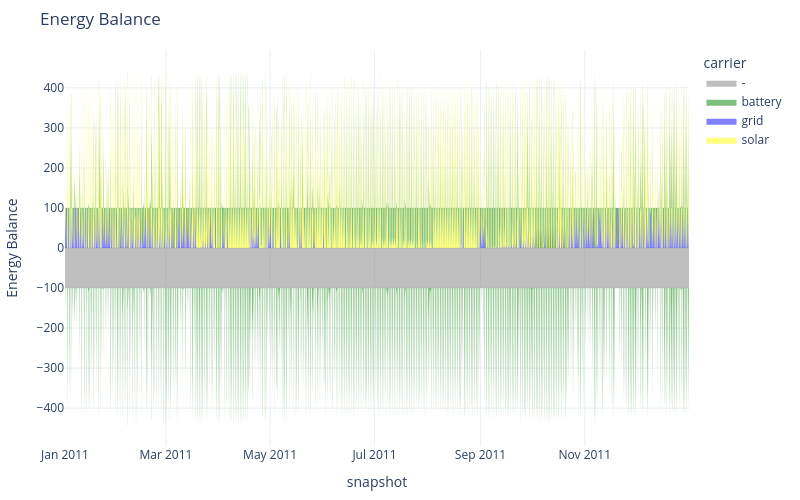

Notebook cell for this chart:
### Markdown cell above
The statistics functions also have built-in plotting capabilities, e.g. to plot the dispatch profiles of the system as stacked area charts.

### Code cell
n.add(
    "Carrier",
    ["grid", "solar", "battery", "AC"],
    color=["blue", "yellow", "green", "k"],
)

n.statistics.energy_balance.iplot()

### Figure 1 — Plotly figure (JSON) as saved in the notebook; plotly's stock layout.template omitted (floating-point values rounded to 4 significant figures; data arrays with more than 128 entries replaced by an {"elided": "..."} marker saying what was removed)
{"data": [{"fillpattern": {"shape": ""}, "hovertemplate": "carrier=grid<br>snapshot=%{x}<br>Energy Balance=%{y}<extra></extra>", "legendgroup": "grid", "line": {"color": "blue", "width": 0}, "marker": {"symbol": "circle"}, "mode": "lines", "name": "grid", "orientation": "v", "showlegend": false, "stackgroup": "positive", "type": "scatter", "x": {"elided": "1046 str values"}, "xaxis": "x", "y": {"elided": "1046 float values"}, "yaxis": "y"}, {"fillpattern": {"shape": ""}, "hovertemplate": "carrier=solar<br>snapshot=%{x}<br>Energy Balance=%{y}<extra></extra>", "legendgroup": "solar", "line": {"color": "yellow", "width": 0}, "marker": {"symbol": "circle"}, "mode": "lines", "name": "solar", "orientation": "v", "showlegend": false, "stackgroup": "positive", "type": "scatter", "x": {"elided": "4023 str values"}, "xaxis": "x", "y": {"elided": "4023 float values"}, "yaxis": "y"}, {"fillpattern": {"shape": ""}, "hovertemplate": "carrier=battery<br>snapshot=%{x}<br>Energy Balance=%{y}<extra></extra>", "legendgroup": "battery", "line": {"color": "green", "width": 0}, "marker": {"symbol": "circle"}, "mode": "lines", "name": "battery", "orientation": "v", "showlegend": false, "stackgroup": "positive", "type": "scatter", "x": {"elided": "4703 str values"}, "xaxis": "x", "y": {"elided": "4703 float values"}, "yaxis": "y"}, {"fillpattern": {"shape": ""}, "hovertemplate": "carrier=-<br>snapshot=%{x}<br>Energy Balance=%{y}<extra></extra>", "legendgroup": "-", "line": {"color": "gray", "width": 0}, "marker": {"symbol": "circle"}, "mode": "lines", "name": "-", "orientation": "v", "showlegend": false, "stackgroup": "negative", "type": "scatter", "x": {"elided": "8760 str values"}, "xaxis": "x", "y": {"elided": "8760 float values"}, "yaxis": "y"}, {"fillpattern": {"shape": ""}, "hovertemplate": "carrier=battery<br>snapshot=%{x}<br>Energy Balance=%{y}<extra></extra>", "legendgroup": "battery", "line": {"color": "green", "width": 0}, "marker": {"symbol": "circle"}, "mode": "lines", "name": "battery", "orientation": "v", "showlegend": false, "stackgroup": "negative", "type": "scatter", "x": {"elided": "2568 str values"}, "xaxis": "x", "y": {"elided": "2568 float values"}, "yaxis": "y"}, {"fillpattern": {"shape": ""}, "hovertemplate": "carrier=-<br>snapshot=%{x}<br>Energy Balance=%{y}<extra></extra>", "legendgroup": "-", "line": {"color": "gray", "width": 0}, "marker": {"symbol": "circle"}, "mode": "lines", "name": "-", "orientation": "v", "showlegend": true, "stackgroup": "1", "type": "scatter", "x": ["2011-12-31T23:00:00.000000"], "xaxis": "x", "y": [NaN], "yaxis": "y"}, {"fillpattern": {"shape": ""}, "hovertemplate": "carrier=battery<br>snapshot=%{x}<br>Energy Balance=%{y}<extra></extra>", "legendgroup": "battery", "line": {"color": "green", "width": 0}, "marker": {"symbol": "circle"}, "mode": "lines", "name": "battery", "orientation": "v", "showlegend": true, "stackgroup": "1", "type": "scatter", "x": ["2011-12-31T23:00:00.000000"], "xaxis": "x", "y": [NaN], "yaxis": "y"}, {"fillpattern": {"shape": ""}, "hovertemplate": "carrier=grid<br>snapshot=%{x}<br>Energy Balance=%{y}<extra></extra>", "legendgroup": "grid", "line": {"color": "blue", "width": 0}, "marker": {"symbol": "circle"}, "mode": "lines", "name": "grid", "orientation": "v", "showlegend": true, "stackgroup": "1", "type": "scatter", "x": ["2011-12-31T23:00:00.000000"], "xaxis": "x", "y": [NaN], "yaxis": "y"}, {"fillpattern": {"shape": ""}, "hovertemplate": "carrier=solar<br>snapshot=%{x}<br>Energy Balance=%{y}<extra></extra>", "legendgroup": "solar", "line": {"color": "yellow", "width": 0}, "marker": {"symbol": "circle"}, "mode": "lines", "name": "solar", "orientation": "v", "showlegend": true, "stackgroup": "1", "type": "scatter", "x": ["2011-12-31T23:00:00.000000"], "xaxis": "x", "y": [NaN], "yaxis": "y"}], "layout": {"height": 500, "hovermode": "x", "legend": {"title": {"text": "carrier"}, "tracegroupgap": 0}, "margin": {"b": 50, "l": 50, "r": 50, "t": 50}, "title": {"text": "Energy Balance"}, "width": 800, "xaxis": {"anchor": "y", "domain": [0.0, 1.0], "title": {"text": "snapshot"}}, "yaxis": {"anchor": "x", "domain": [0.0, 1.0], "title": {"text": "Energy Balance"}}}}
